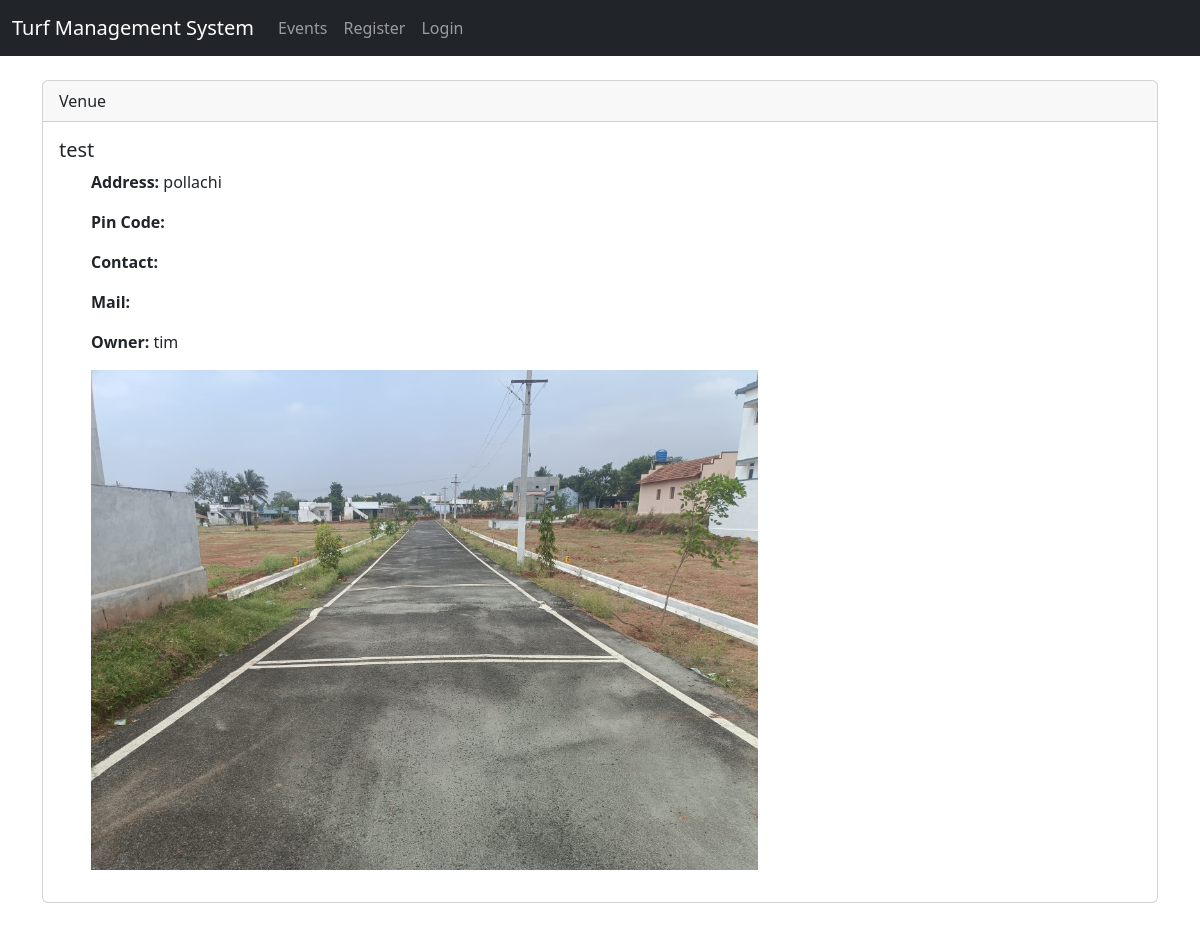
The app's page /venue/15 with its own data.
### events/models.py (models this page shows, shortened)
class Venue_DB(models.Model):
    name = models.CharField('venue name',max_length=100)
    address = models.CharField('address',max_length=100)
    pin_code = models.CharField('pin code',max_length=15,blank=True)
    phone = models.CharField("phone number",max_length=15,blank=True)
    web = models.URLField("Website Address",blank=True)
    email_address = models.EmailField('EmailField',blank=True)
    owner = models.IntegerField('owner id' , blank=False, default=1)
    venue_image = models.ImageField('image',blank=True,upload_to='images/')

### events/views.py (the view)
# urls.py: path('venue/<venue_id>',views.venue,name='venue'),
def venue(request,venue_id):
    crt_venue = models.Venue_DB.objects.get(pk = venue_id)
    owner = User.objects.get(pk = crt_venue.owner)
    print('*'*20)
    print(owner)
    print('*'*20)
    context = {'venue':crt_venue,'owner':owner}
    return render(request , 'events/venue.html' , context)

### events/templates/events/venue.html
{% extends "events/base.html" %}
{% block content %}
<br>
        <div class="card">
            <div class="card-header">
                Venue
            </div>
            <div class="card-body">
              <h5 class="card-title">{{ venue.name }}</h5>
              <ul>
              <p class="card-text"><b>Address:</b> {{ venue.address }}</p>
              <p class="card-text"><b>Pin Code: </b>{{ venue.pin_code }}</p>
              <p class="card-text"><b>Contact: </b>{{ venue.phone }}</p>
              <p class="card-text"><b>Mail: </b>{{ venue.email_address }}</p>
              <p class="card-text"><b>Owner: </b>{{ owner }}</p>
              {% if venue.venue_image %}
              <img src="{{ venue.venue_image.url }}" alt="image uh" height="500px">
              {% else %}
              No image
              {% endif %}
            </ul>
            </div>
          </div>
          <br>
{% endblock %}

### records on screen
Venue_DB: name "test", address "pollachi", venue_image (picture)

### other values on screen
{{ owner }} "tim"
